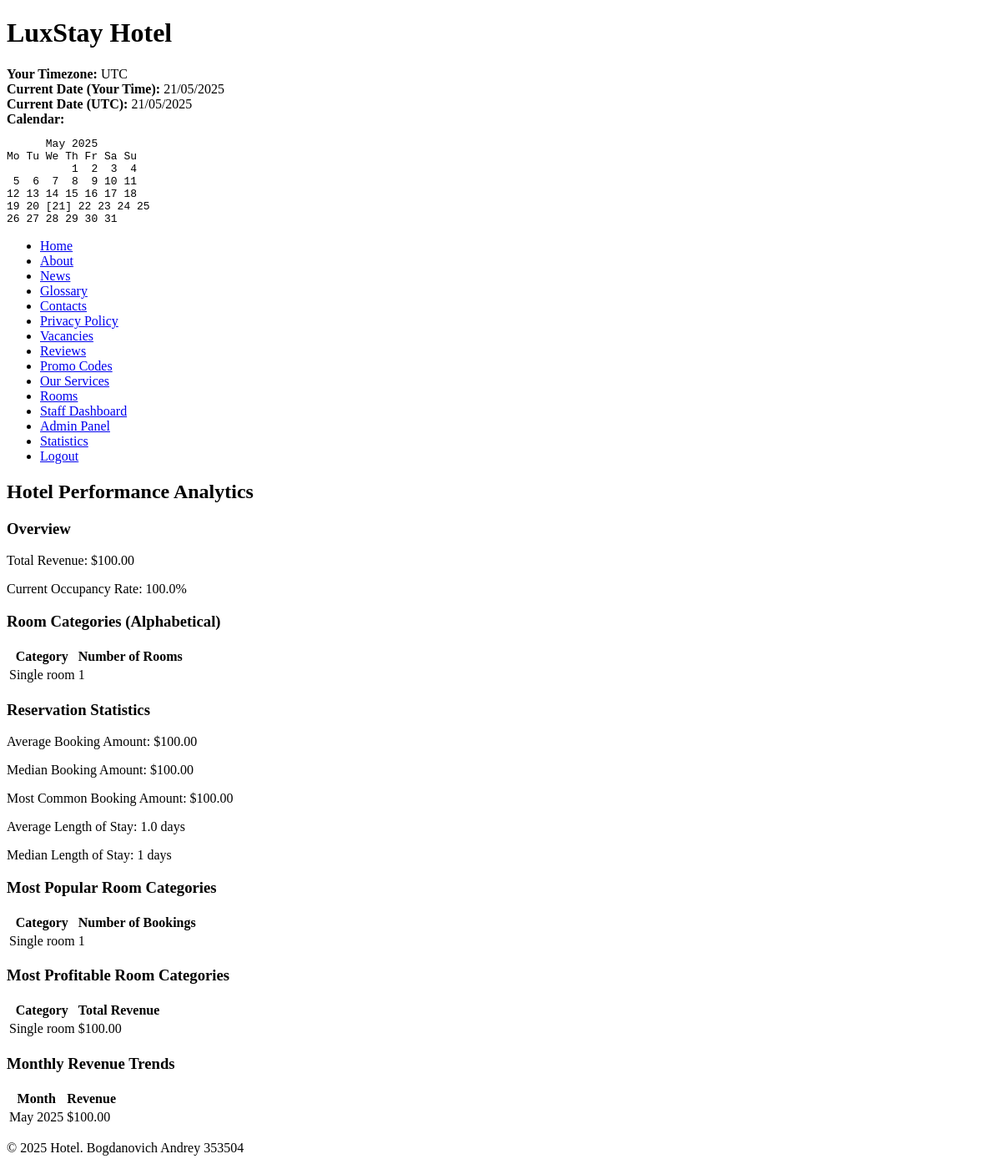
The page /statistics/ (signed in) on the database as committed earlier.
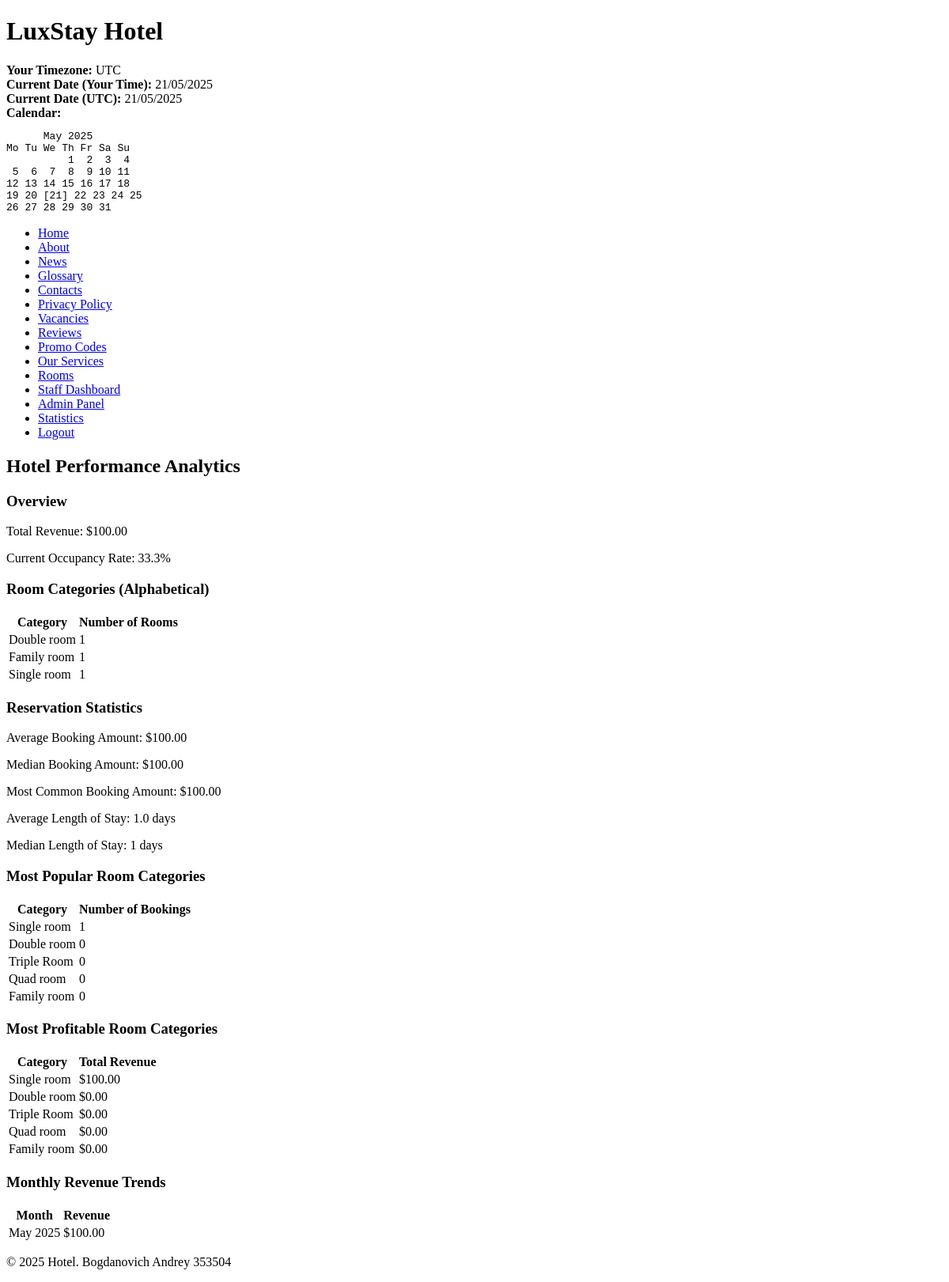
The same page on the database as committed later.
### hotel/models.py (models this page shows, shortened)
class RoomCategory(models.Model):
    name = models.CharField(max_length=50)
    description = models.TextField()
    base_price = models.DecimalField(max_digits=10, decimal_places=2)
    amenities = models.ManyToManyField('Amenity', related_name='room_categories', blank=True)
    class Meta:
        verbose_name_plural = "Room Categories"

### hotel/views.py (the view)
# urls.py: path('statistics/', views.statistics_view, name='statistics'),
@login_required
@user_passes_test(is_staff_user)
def statistics_view(request):
    rooms_by_category = Room.objects.values('category__name').annotate(
        count=Count('id')
    ).order_by('category__name')
    total_revenue = Reservation.objects.aggregate(total=Sum('total_price'))['total'] or 0
    reservation_amounts = list(Reservation.objects.values_list('total_price', flat=True))
    if reservation_amounts:
        avg_sale = sum(reservation_amounts) / len(reservation_amounts)
        median_sale = median(reservation_amounts)
        try:
            mode_sale = mode(reservation_amounts)
        except:
            counter = Counter(reservation_amounts)
            mode_sale = counter.most_common(1)[0][0]
    else:
        avg_sale = median_sale = mode_sale = 0
    popular_categories = RoomCategory.objects.annotate(
        reservation_count=Count('rooms__reservations')
    ).order_by('-reservation_count')
    profitable_categories = RoomCategory.objects.annotate(
        revenue=Sum('rooms__reservations__total_price')
    ).order_by('-revenue')
    monthly_revenue = Reservation.objects.annotate(
        month=TruncMonth('check_in_date')
    ).values('month').annotate(
        revenue=Sum('total_price')
    ).order_by('month')
    total_rooms = Room.objects.count()
    occupied_rooms = Room.objects.filter(status__in=['occupied', 'reserved']).count()
    occupancy_rate = (occupied_rooms / total_rooms * 100) if total_rooms > 0 else 0
    reservations = Reservation.objects.all()
    if reservations:
        stay_durations = []
        for reservation in reservations:
            duration = (reservation.check_out_date - reservation.check_in_date).days
            stay_durations.append(duration)
        avg_stay = sum(stay_durations) / len(stay_durations)
        median_stay = median(stay_durations)
    else:
        avg_stay = median_stay = 0
    context = {
        'rooms_by_category': rooms_by_category,
        'total_revenue': total_revenue,
        'avg_sale': avg_sale,
        'median_sale': median_sale,
        'mode_sale': mode_sale,
        'popular_categories': popular_categories,
        'profitable_categories': profitable_categories,
        'monthly_revenue': monthly_revenue,
        'occupancy_rate': occupancy_rate,
        'avg_stay': avg_stay,
        'median_stay': median_stay,
    }
    return render(request, 'hotel/statistics.html', context)

### hotel/views.py (called while the page is built)
def is_staff_user(user):
    return user.is_authenticated and (user.is_staff or user.is_superuser)

### hotel/templates/hotel/statistics.html (shortened to what this page needs)
{% extends "hotel/base.html" %}
{% block content %}
    <h2>Hotel Performance Analytics</h2>
    <div class="stats-section">
        <h3>Overview</h3>
        <p>Total Revenue: ${{ total_revenue|floatformat:2 }}</p>
        <p>Current Occupancy Rate: {{ occupancy_rate|floatformat:1 }}%</p>
    </div>
    <div class="stats-section">
        <h3>Room Categories (Alphabetical)</h3>
        <table>
            <thead>
                <tr>
                    <th>Category</th>
                    <th>Number of Rooms</th>
                </tr>
            </thead>
            <tbody>
                {% for category in rooms_by_category %}
                    <tr>
                        <td>{{ category.category__name }}</td>
                        <td>{{ category.count }}</td>
                    </tr>
                {% endfor %}
            </tbody>
        </table>
    </div>
    <div class="stats-section">
        <h3>Reservation Statistics</h3>
        <p>Average Booking Amount: ${{ avg_sale|floatformat:2 }}</p>
        <p>Median Booking Amount: ${{ median_sale|floatformat:2 }}</p>
        <p>Most Common Booking Amount: ${{ mode_sale|floatformat:2 }}</p>
        <p>Average Length of Stay: {{ avg_stay|floatformat:1 }} days</p>
        <p>Median Length of Stay: {{ median_stay }} days</p>
    </div>
    <div class="stats-section">
        <h3>Most Popular Room Categories</h3>
        <table>
            <thead>
                <tr>
                    <th>Category</th>
                    <th>Number of Bookings</th>
                </tr>
            </thead>
            <tbody>
                {% for category in popular_categories %}
                    <tr>
                        <td>{{ category.name }}</td>
                        <td>{{ category.reservation_count }}</td>
                    </tr>
                {% endfor %}
            </tbody>
        </table>
    </div>
    <div class="stats-section">
        <h3>Most Profitable Room Categories</h3>
        <table>
            <thead>
                <tr>
                    <th>Category</th>
                    <th>Total Revenue</th>
                </tr>
            </thead>
            <tbody>
                {% for category in profitable_categories %}
                    <tr>
                        <td>{{ category.name }}</td>
                        <td>${{ category.revenue|default:0|floatformat:2 }}</td>
                    </tr>
                {% endfor %}
            </tbody>
        </table>
    </div>
    <div class="stats-section">
        <h3>Monthly Revenue Trends</h3>
        <table>
            <thead>
                <tr>
                    <th>Month</th>
                    <th>Revenue</th>
                </tr>
            </thead>
            <tbody>
                {% for month in monthly_revenue %}
                    <tr>
                        <td>{{ month.month|date:"F Y" }}</td>
                        <td>${{ month.revenue|floatformat:2 }}</td>
                    </tr>
                {% endfor %}
            </tbody>
        </table>
    </div>
{% endblock %}

Rows that differ between the two databases and show on the page:
added RoomCategory: name "Double room", reservation_count "0", revenue "0.00"
added RoomCategory: name "Triple Room", reservation_count "0", revenue "0.00"
added RoomCategory: name "Quad room", reservation_count "0", revenue "0.00"
added RoomCategory: name "Family room", reservation_count "0", revenue "0.00"
Other text that changed with them:
{{ occupancy_rate|floatformat:1 }}: "100.0" → "33.3"
new list line: "Double room 1"
new list line: "Family room 1"
